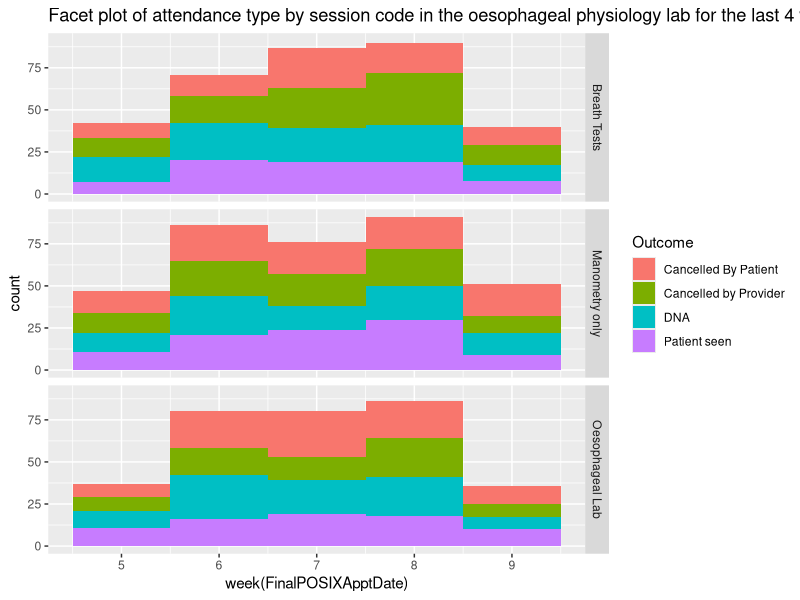
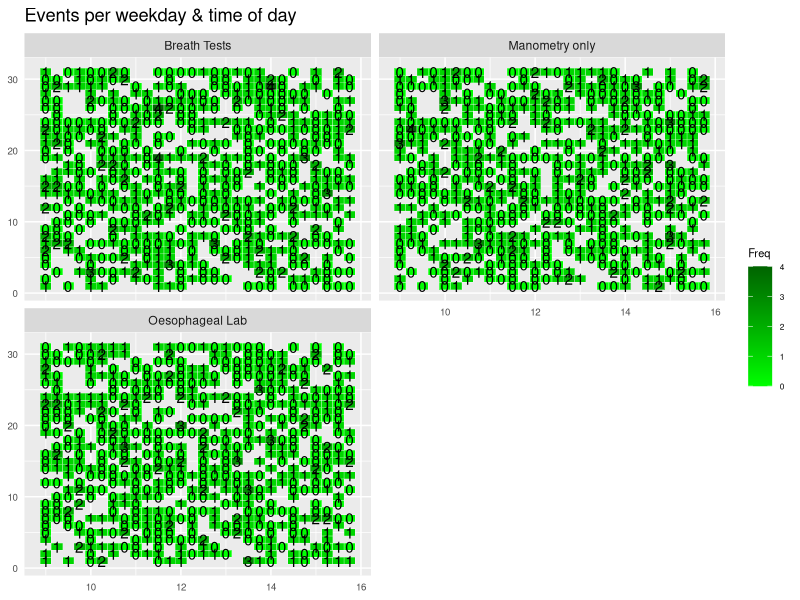

The R script that drew these images, in order:
## ---- chunk 1
knitr::opts_chunk$set(echo = TRUE)
library(knitr)
library(ggplot2)
## ---- chunk 2
library(lubridate)
#Lets generate some hospital numbers
HospNumId<-sample(paste(sample(letters[1:4]),sample(seq(1000000, 9999999),size=1000),sep=""))
#Lets generate some appointment dates which also have time 
ApptDate<-sample(seq(as.Date('2013/02/01'), as.Date('2013/03/01'), by="day"),replace=T, 1000)
Time<-paste(sample(9:15,1000,replace=T),":",sample(seq(0,59,by=15),1000,replace=T),sep="")             
FinalPOSIXApptDate<-as.POSIXct(paste(ApptDate," ",Time,sep=""))

#Lets generate the dates when appointments were actually booked
ApptDateBooked<-sample(seq(as.Date('2013/01/01'), as.Date('2013/01/31'), by="day"),replace=T, 1000)
TimeBooked<-paste(sample(9:15,1000,replace=T),":",sample(seq(0,59,by=15),1000,replace=T),sep="")             
FinalPOSIXBookedDate<-as.POSIXct(paste(ApptDateBooked," ",TimeBooked,sep=""))


#Lets generate some test types
TestType<-sample(c("Oesophageal Lab","Breath Tests","Manometry only"),1000,replace=T)
#And some outcomes
Outcome<-sample(c("DNA","Cancelled By Patient","Cancelled by Provider","Patient seen"),1000,replace=T)
Appts<-data.frame(HospNumId,TestType,FinalPOSIXBookedDate,FinalPOSIXApptDate,Outcome)

## ---- chunk 3
summAT<-as.matrix(table(Appts$Outcome,Appts$TestType))
kable(summAT)
## ---- chunk 4
ggplot(Appts,aes(x=week(FinalPOSIXApptDate),fill=Outcome))+geom_histogram(binwidth = 1)+
  labs(title="Facet plot of attendance type by session code in the oesophageal physiology lab for the last 4 weeks from report run date") +
  facet_grid(TestType ~ .)

## ---- chunk 5
library(lubridate)

#Tabulate the data so we can see how many patients are booked into each time slot

MyAppts<-data.frame(table(Appts$FinalPOSIXBookedDate,Appts$TestType))
MyAppts$HourMin<-hour(ymd_hms(MyAppts$Var1)) + minute(ymd_hms(MyAppts$Var1))/60
MyAppts$Day<-day(as.Date(MyAppts$Var1))

#Now lets create a kind of heatmap with geom_tile:

ggplot(MyAppts, aes(x=HourMin, y=Day, fill=Freq))+ 
  geom_tile(color="white", size=0.1)+ 
  facet_wrap(~Var2, ncol=2)+
  geom_text(label=MyAppts$Freq)+
  scale_fill_gradient(low="green",high="darkgreen")+
labs(x=NULL, y=NULL, title="Events per weekday & time of day")+
  theme(plot.title=element_text(hjust=0))+
  theme(axis.ticks=element_blank())+
  theme(axis.text=element_text(size=7))+
  theme(legend.title=element_text(size=8))+
  theme(legend.text=element_text(size=6))

